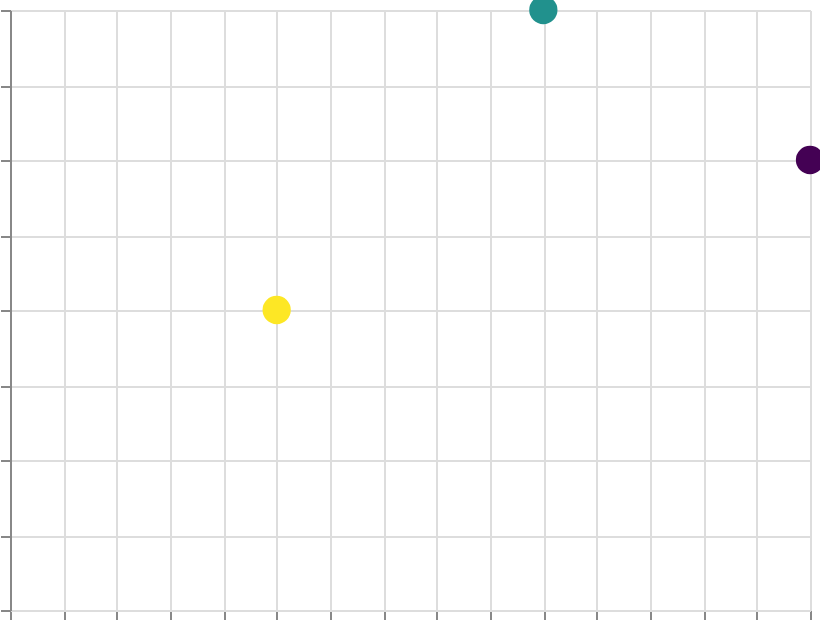

Write a Vega-Lite specification for this figure.
### Vega specification from a JSON file in a GitHub repository (floating-point values rounded to 4 significant figures)
{"$schema": "https://vega.github.io/schema/vega/v6.json", "width": 400, "height": 300, "padding": 5, "autosize": "none", "data": [{"name": "table", "values": [{"x": 1, "y": 2, "val": 10}, {"x": 2, "y": 4, "val": 50}, {"x": 3, "y": 3, "val": 90}]}], "scales": [{"name": "x", "type": "linear", "domain": {"data": "table", "field": "x"}, "range": "width", "nice": true}, {"name": "y", "type": "linear", "domain": {"data": "table", "field": "y"}, "range": [{"signal": "height"}, 0], "nice": true}, {"name": "color", "type": "sequential", "domain": {"data": "table", "field": "val"}, "scheme": "viridis", "reverse": true}], "marks": [{"type": "symbol", "from": {"data": "table"}, "encode": {"update": {"x": {"scale": "x", "field": "x"}, "y": {"scale": "y", "field": "y"}, "size": {"value": 200}, "fill": {"scale": "color", "field": "val"}}}}], "axes": [{"scale": "x", "orient": "bottom", "grid": true, "labels": false}, {"scale": "y", "orient": "left", "grid": true, "labels": false}], "legends": [{"fill": "color"}]}
